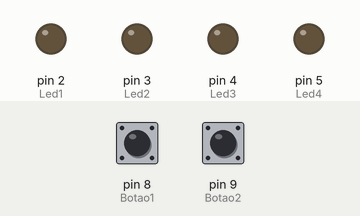
Recording of a sketch running on a simulated Arduino Uno, built with avr-gcc and run on an emulated ATmega328P. Parts: output pins drawn as LEDs (lit = HIGH). Dashed ring = blinking. The inputs (shaded band) are chosen by the test bench; at power-on: pin 8 (Botao1) LOW, pin 9 (Botao2) LOW.

Above: at 1.2 s.
1.3 s: pin 8 (Botao1) pulled HIGH for 0.15 s
At 1.4 s:
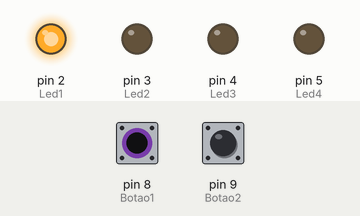
4.3 s: pin 9 (Botao2) pulled HIGH for 3.2 s
At 4.4 s:
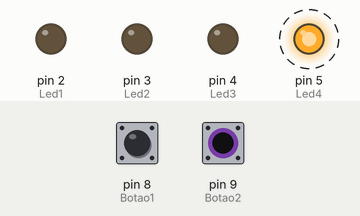
9.0 s: pin 8 (Botao1) pulled HIGH for 3.2 s
At 9.5 s:
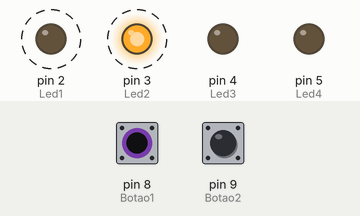
Timing chart, 0 to 13.5 s (numbered marks = the images above; inputs shaded):
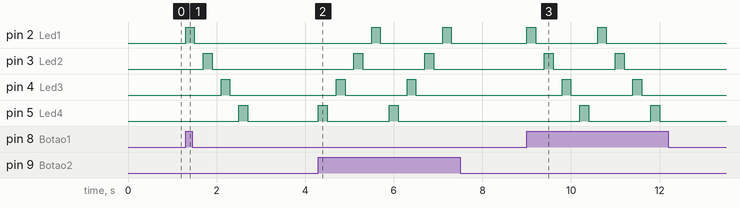

Measured:
- after the input at 1.3 s, pin 2 (Led1): LOW → HIGH at once, → LOW 0.20 s later; pin 3 (Led2): LOW → HIGH after 0.40 s, → LOW 0.20 s later; pin 4 (Led3): LOW → HIGH after 0.80 s, → LOW 0.20 s later; pin 5 (Led4): LOW → HIGH after 1.2 s, → LOW 0.20 s later
- after the input at 4.3 s, pin 2 (Led1): alternates HIGH for 0.20 s and LOW for 1.4 s, starting after 1.2 s; pin 3 (Led2): alternates HIGH for 0.20 s and LOW for 1.4 s, starting after 0.80 s
- after the input at 9.0 s, pin 2 (Led1): alternates HIGH for 0.20 s and LOW for 1.4 s, 4 changes in all, then stays LOW, starting at once; pin 3 (Led2): alternates HIGH for 0.20 s and LOW for 1.4 s, 4 changes in all, then stays LOW, starting after 0.40 s

The sketch:

botoes_e_pisca.ino
```cpp
#define Led1 2
#define Led2 3
#define Led3 4
#define Led4 5

#define Botao1 8
#define Botao2 9

#define Tempo 250
byte ValorBotao1 = 0;
byte ValorBotao2 = 0;
int tempo = 200;


void setup() {
  pinMode(Botao1, INPUT);
  pinMode(Botao2, INPUT);
  pinMode(Led1, OUTPUT);
  pinMode(Led2, OUTPUT);
  pinMode(Led3, OUTPUT);
  pinMode(Led4, OUTPUT);
}

void loop() {
  ValorBotao1 = digitalRead(Botao1);
  ValorBotao2 = digitalRead(Botao2);

  if (ValorBotao1 == HIGH){
    digitalWrite(Led1, HIGH);
    delay(tempo);
    digitalWrite(Led1, LOW);
    delay(tempo);

    digitalWrite(Led2, HIGH);
    delay(tempo);
    digitalWrite(Led2, LOW);
    delay(tempo);

    digitalWrite(Led3, HIGH);
    delay(tempo);
    digitalWrite(Led3, LOW);
    delay(tempo);

    digitalWrite(Led4, HIGH);
    delay(tempo);
    digitalWrite(Led4, LOW);
    delay(tempo);
  } else {
    digitalWrite(Led1, LOW);
    digitalWrite(Led2, LOW);
    digitalWrite(Led3, LOW);
    digitalWrite(Led4, LOW);
  }

/*=============================*/

  if (ValorBotao2 == HIGH){
    digitalWrite(Led4, HIGH);
    delay(tempo);
    digitalWrite(Led4, LOW);
    delay(tempo);

    digitalWrite(Led3, HIGH);
    delay(tempo);
    digitalWrite(Led3, LOW);
    delay(tempo);

    digitalWrite(Led2, HIGH);
    delay(tempo);
    digitalWrite(Led2, LOW);
    delay(tempo);

    digitalWrite(Led1, HIGH);
    delay(tempo);
    digitalWrite(Led1, LOW);
    delay(tempo);
  } else {
    digitalWrite(Led1, LOW);
    digitalWrite(Led2, LOW);
    digitalWrite(Led3, LOW);
    digitalWrite(Led4, LOW);
  }

}
```
